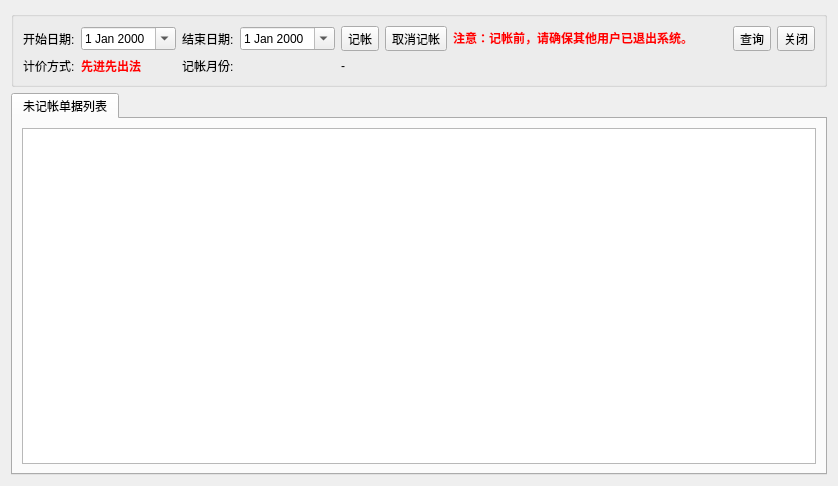
<?xml version="1.0" encoding="UTF-8"?>
<ui version="4.0">
 <class>FaAccntForm</class>
 <widget class="QWidget" name="FaAccntForm">
  <property name="geometry">
   <rect>
    <x>0</x>
    <y>0</y>
    <width>838</width>
    <height>486</height>
   </rect>
  </property>
  <property name="windowTitle">
   <string>单据记帐</string>
  </property>
  <layout class="QVBoxLayout" name="verticalLayout_3">
   <item>
    <widget class="QGroupBox" name="groupBox">
     <property name="title">
      <string/>
     </property>
     <layout class="QVBoxLayout" name="verticalLayout">
      <item>
       <layout class="QGridLayout" name="gridLayout">
        <item row="1" column="0">
         <widget class="QLabel" name="label_3">
          <property name="text">
           <string>计价方式:</string>
          </property>
         </widget>
        </item>
        <item row="1" column="3">
         <widget class="QLabel" name="AccntMonthLabel">
          <property name="text">
           <string/>
          </property>
         </widget>
        </item>
        <item row="1" column="2">
         <widget class="QLabel" name="label_6">
          <property name="text">
           <string>记帐月份:</string>
          </property>
         </widget>
        </item>
        <item row="0" column="0">
         <widget class="QLabel" name="label">
          <property name="text">
           <string>开始日期:</string>
          </property>
         </widget>
        </item>
        <item row="0" column="10">
         <widget class="QToolButton" name="cancelBtn">
          <property name="text">
           <string>关闭</string>
          </property>
          <property name="iconSize">
           <size>
            <width>24</width>
            <height>24</height>
           </size>
          </property>
         </widget>
        </item>
        <item row="0" column="9">
         <widget class="QToolButton" name="queryBtn">
          <property name="text">
           <string>查询</string>
          </property>
          <property name="iconSize">
           <size>
            <width>24</width>
            <height>24</height>
           </size>
          </property>
         </widget>
        </item>
        <item row="1" column="1">
         <widget class="QLabel" name="ACCNTLabel">
          <property name="text">
           <string>&lt;html&gt;&lt;head/&gt;&lt;body&gt;&lt;p&gt;&lt;span style=&quot; font-weight:600; color:#ff0000;&quot;&gt;先进先出法&lt;/span&gt;&lt;/p&gt;&lt;/body&gt;&lt;/html&gt;</string>
          </property>
         </widget>
        </item>
        <item row="0" column="1">
         <widget class="QDateEdit" name="dateEdit">
          <property name="calendarPopup">
           <bool>true</bool>
          </property>
         </widget>
        </item>
        <item row="0" column="2">
         <widget class="QLabel" name="label_2">
          <property name="text">
           <string>结束日期:</string>
          </property>
         </widget>
        </item>
        <item row="0" column="3">
         <widget class="QDateEdit" name="dateEdit1">
          <property name="calendarPopup">
           <bool>true</bool>
          </property>
         </widget>
        </item>
        <item row="0" column="4">
         <widget class="QToolButton" name="AccntBtn">
          <property name="text">
           <string>记帐</string>
          </property>
          <property name="iconSize">
           <size>
            <width>24</width>
            <height>24</height>
           </size>
          </property>
         </widget>
        </item>
        <item row="1" column="4" colspan="3">
         <widget class="QLabel" name="noteLabel">
          <property name="text">
           <string>-</string>
          </property>
         </widget>
        </item>
        <item row="0" column="7">
         <spacer name="horizontalSpacer">
          <property name="orientation">
           <enum>Qt::Horizontal</enum>
          </property>
          <property name="sizeHint" stdset="0">
           <size>
            <width>40</width>
            <height>20</height>
           </size>
          </property>
         </spacer>
        </item>
        <item row="0" column="6">
         <widget class="QLabel" name="labelPrompt">
          <property name="text">
           <string>&lt;html&gt;&lt;head/&gt;&lt;body&gt;&lt;p&gt;&lt;span style=&quot; font-weight:600; color:#ff0000;&quot;&gt;注意：记帐前，请确保其他用户已退出系统。&lt;/span&gt;&lt;/p&gt;&lt;/body&gt;&lt;/html&gt;</string>
          </property>
         </widget>
        </item>
        <item row="0" column="5">
         <widget class="QToolButton" name="AccntCancelBtn">
          <property name="text">
           <string>取消记帐</string>
          </property>
          <property name="iconSize">
           <size>
            <width>24</width>
            <height>24</height>
           </size>
          </property>
         </widget>
        </item>
       </layout>
      </item>
     </layout>
    </widget>
   </item>
   <item>
    <widget class="QTabWidget" name="tabWidget">
     <property name="currentIndex">
      <number>0</number>
     </property>
     <widget class="QWidget" name="tab">
      <attribute name="title">
       <string>未记帐单据列表</string>
      </attribute>
      <layout class="QVBoxLayout" name="verticalLayout_2">
       <item>
        <widget class="QTableView" name="tableView"/>
       </item>
      </layout>
     </widget>
    </widget>
   </item>
  </layout>
 </widget>
 <resources/>
 <connections/>
</ui>
